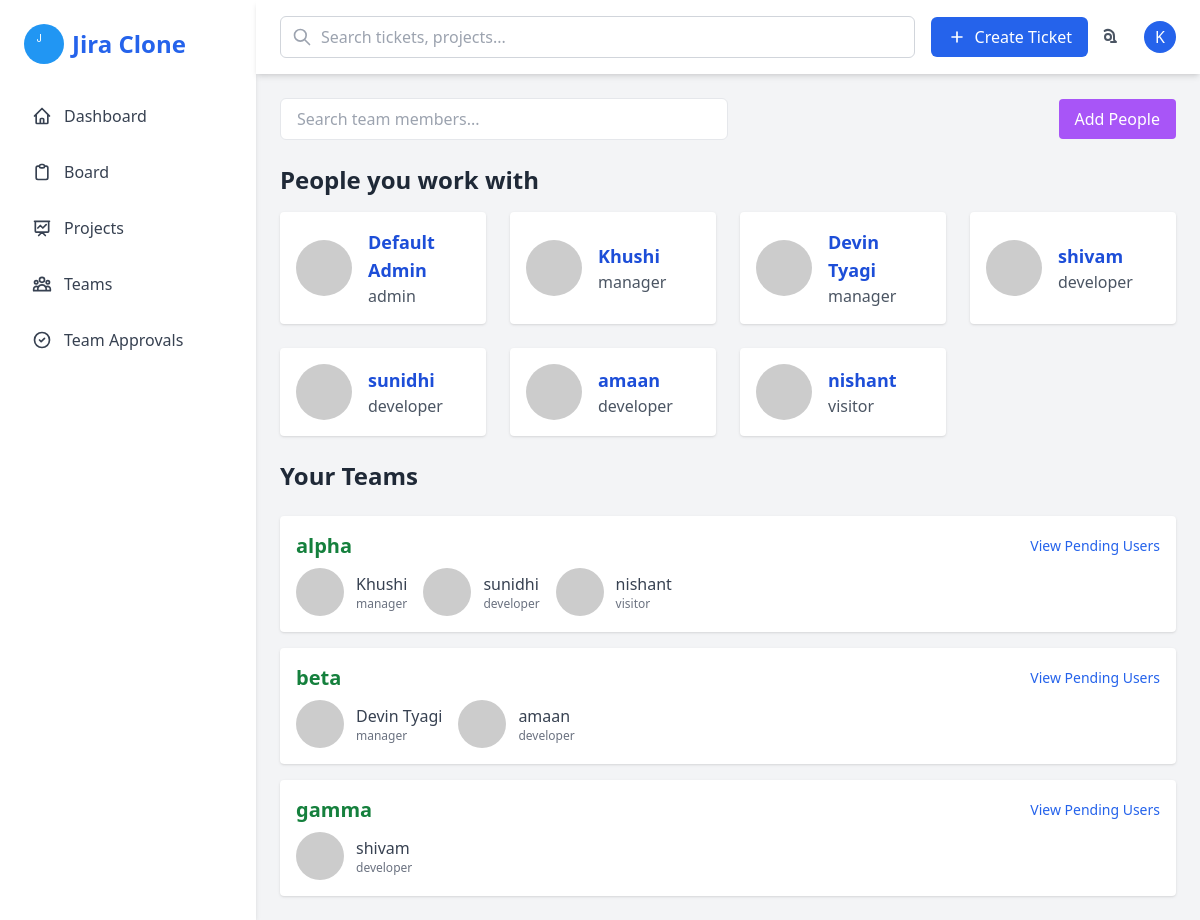
The app's page /teams (signed in) with its own data.
### models.py (models this page shows)
class User(UserMixin, db.Model):
    id = db.Column(db.Integer, primary_key=True)
    name = db.Column(db.String(120), nullable=False)
    email = db.Column(db.String(120), unique=True, nullable=False)
    password = db.Column(db.String(200), nullable=False)
    role = db.Column(db.String(20), nullable=False)  # admin, manager, developer, visitor
    team_id = db.Column(db.Integer, db.ForeignKey('team.id'), nullable=True)
    approved = db.Column(db.Boolean, default=False, nullable=False)

class Team(db.Model):
    id = db.Column(db.Integer, primary_key=True)
    name = db.Column(db.String(50), unique=True, nullable=False)
    manager_id = db.Column(db.Integer, db.ForeignKey('user.id'), nullable=True)
    manager = db.relationship('User', backref='managed_team', foreign_keys=[manager_id])
    users = db.relationship('User', backref='team', lazy=True, foreign_keys='User.team_id')

### app.py (the view)
@app.route('/teams')
@login_required
def teams_page():
    from models import Team, User
    teams = Team.query.all()
    teams_dict = {}
    for team in teams:
        teams_dict[team.name] = User.query.filter_by(team_id=team.id, approved=True).all()
    people = User.query.filter_by(approved=True).all()
    return render_template('teams.html', teams=teams_dict, people=people)

### app.py (called while the page is built)
@login_manager.user_loader
def load_user(user_id):
    return User.query.get(int(user_id))

### templates/teams.html (shortened to what this page needs)
{% extends "base.html" %}
{% block content %}
<div class="flex items-center justify-between mb-6">
  <input type="text" placeholder="Search team members..." class="px-4 py-2 border rounded-md w-1/2">
  <div class="space-x-4">
    <button onclick="toggleAddPeopleForm()" class="px-4 py-2 bg-purple-500 text-white rounded hover:bg-purple-600">Add People</button>
  </div>
</div>
<h2 class="text-2xl font-semibold text-gray-800 mb-4">People you work with</h2>
<div class="grid grid-cols-1 sm:grid-cols-2 md:grid-cols-3 lg:grid-cols-4 gap-6">
  {% for person in people %}
  <div class="bg-white shadow rounded p-4 flex items-center gap-4">
    <img src="https://via.placeholder.com/60" alt="User" class="w-14 h-14 rounded-full">
    <div>
      <h3 class="text-lg font-semibold text-blue-700">{{ person.name }}</h3>
      <p class="text-gray-600">{{ person.role }}</p>
    </div>
  </div>
  {% else %}
  <div class="col-span-full text-center py-8">
    <p class="text-gray-500">No team members available.</p>
  </div>
  {% endfor %}
</div>
<h2 class="text-2xl font-semibold text-gray-800 my-6">Your Teams</h2>
<div class="space-y-4">
  {% for team_name, team_members in teams.items() %}
  <div class="bg-white shadow rounded p-4">
    <div class="flex justify-between items-center mb-2">
      <h3 class="text-xl font-semibold text-green-700">{{ team_name }}</h3>
      {% if current_user.role == 'admin' or current_user.role == 'manager' %}
      <a href="{{ url_for('team_pending_users', team_id=team_members[0].team_id if team_members else 1) }}"
         class="text-sm text-blue-600 hover:underline">View Pending Users</a>
      {% endif %}
    </div>
    <div class="flex gap-4 flex-wrap">
      {% for member in team_members %}
      <div class="flex items-center gap-3">
        <img src="https://via.placeholder.com/60" class="w-12 h-12 rounded-full">
        <div>
          <span class="text-gray-700 font-medium">{{ member.name }}</span>
          <p class="text-xs text-gray-500">{{ member.role }}</p>
        </div>
      </div>
      {% endfor %}
    </div>
  </div>
  {% else %}
  <div class="bg-white shadow rounded p-4 text-center">
    <p class="text-gray-500">No teams available.</p>
  </div>
  {% endfor %}
</div>
{% endblock %}

### templates/base.html (shortened to what this page needs)
<!DOCTYPE html>
<html lang="en">
<head>
  <script src="https://cdn.tailwindcss.com"></script>
</head>
<body class="bg-gray-100">
  <div class="flex h-screen">
    <aside class="w-64 bg-white shadow-md hidden md:block">
      <div class="p-6">
        <div class="flex items-center space-x-2">
          <img src="{{ url_for('static', filename='images/logo.png') }}" class="w-10 h-10 rounded-full" alt="logo">
          <h1 class="text-2xl font-bold text-blue-600">Jira Clone</h1>
        </div>
        <nav class="mt-8 space-y-4">
          <a href="{{ url_for('dashboard') }}" class="flex items-center text-gray-700 hover:text-blue-600 p-2 rounded-md hover:bg-gray-100">
            Dashboard
          </a>
          <a href="{{ url_for('board_page') }}" class="flex items-center text-gray-700 hover:text-blue-600 p-2 rounded-md hover:bg-gray-100">
            Board
          </a>
          <a href="{{ url_for('projects_page') }}" class="flex items-center text-gray-700 hover:text-blue-600 p-2 rounded-md hover:bg-gray-100">
            <svg class="w-5 h-5 mr-3" fill="none" stroke="currentColor" viewBox="0 0 24 24" xmlns="http://www.w3.org/2000/svg">
              <path stroke-linecap="round" stroke-linejoin="round" stroke-width="2" d="M7 12l3-3 3 3 4-4M8 21l4-4 4 4M3 4h18M4 4h16v12a1 1 0 01-1 1H5a1 1 0 01-1-1V4z"></path>
            </svg>
            Projects
          </a>
          <a href="{{ url_for('teams_page') }}" class="flex items-center text-gray-700 hover:text-blue-600 p-2 rounded-md hover:bg-gray-100">
            Teams
          </a>
          {% if current_user.is_authenticated %}
            {% if current_user.role == 'admin' %}
              <a href="{{ url_for('admin.pending_users') }}" class="flex items-center text-gray-700 hover:text-blue-600 p-2 rounded-md hover:bg-gray-100">
                <svg class="w-5 h-5 mr-3" fill="none" stroke="currentColor" viewBox="0 0 24 24" xmlns="http://www.w3.org/2000/svg">
                  <path stroke-linecap="round" stroke-linejoin="round" stroke-width="2" d="M9 12l2 2 4-4m6 2a9 9 0 11-18 0 9 9 0 0118 0z"></path>
                </svg>
                Pending Approvals
              </a>
              <a href="{{ url_for('all_tickets') }}" class="flex items-center text-gray-700 hover:text-blue-600 p-2 rounded-md hover:bg-gray-100">
                <svg class="w-5 h-5 mr-3" fill="none" stroke="currentColor" viewBox="0 0 24 24" xmlns="http://www.w3.org/2000/svg">
                  <path stroke-linecap="round" stroke-linejoin="round" stroke-width="2" d="M9 5H7a2 2 0 00-2 2v12a2 2 0 002 2h10a2 2 0 002-2V7a2 2 0 00-2-2h-2M9 5a2 2 0 002 2h2a2 2 0 002-2M9 5a2 2 0 012-2h2a2 2 0 012 2"></path>
                </svg>
                All Tickets
              </a>
            {% elif current_user.role == 'manager' %}
              <a href="{{ url_for('admin.pending_users') }}" class="flex items-center text-gray-700 hover:text-blue-600 p-2 rounded-md hover:bg-gray-100">
                <svg class="w-5 h-5 mr-3" fill="none" stroke="currentColor" viewBox="0 0 24 24" xmlns="http://www.w3.org/2000/svg">
                  <path stroke-linecap="round" stroke-linejoin="round" stroke-width="2" d="M9 12l2 2 4-4m6 2a9 9 0 11-18 0 9 9 0 0118 0z"></path>
                </svg>
                Team Approvals
              </a>
            {% endif %}
          {% endif %}
        </nav>
      </div>
    </aside>
    <div class="flex-1 flex flex-col">
      <header class="bg-white shadow-md px-6 py-4 flex items-center justify-between">
        <div class="flex items-center w-full gap-4">
          <div class="relative flex-1">
            <div class="absolute inset-y-0 left-0 pl-3 flex items-center pointer-events-none">
            </div>
            <input type="text" placeholder="Search tickets, projects..." class="w-full pl-10 pr-4 py-2 border border-gray-300 rounded-md focus:outline-none focus:ring-2 focus:ring-blue-500 focus:border-blue-500">
          </div>
          <a href="{{ url_for('create_ticket') }}" class="bg-blue-600 text-white px-4 py-2 rounded-md hover:bg-blue-700 flex items-center transition-colors duration-200">
            <svg class="w-5 h-5 mr-2" fill="none" stroke="currentColor" viewBox="0 0 24 24" xmlns="http://www.w3.org/2000/svg">
              <path stroke-linecap="round" stroke-linejoin="round" stroke-width="2" d="M12 6v6m0 0v6m0-6h6m-6 0H6"></path>
            </svg>
            Create Ticket
          </a>
        </div>
        <div class="flex items-center space-x-4">
          <button class="p-2 rounded-full hover:bg-gray-100">
          </button>
          <div class="relative">
            <div class="w-8 h-8 rounded-full bg-blue-600 text-white flex items-center justify-center cursor-pointer" onclick="toggleDropdown()">
              {% if current_user.is_authenticated %}
                {{ current_user.name[0] | upper }}
              {% else %}
                U
              {% endif %}
            </div>
          </div>
        </div>
      </header>
      <main class="flex-1 overflow-y-auto p-6">
        {% block content %}{% endblock %}
      </main>
    </div>
  </div>
</body>
</html>

### records on screen
User: name "K", name "Khushi", role "manager"
User: name "Default Admin", role "admin"
User: name "Devin Tyagi", role "manager"
User: name "shivam", role "developer"
User: name "sunidhi", role "developer"
User: name "amaan", role "developer"
User: name "nishant", role "visitor"
Team: name "alpha"
Team: name "beta"
Team: name "gamma"
